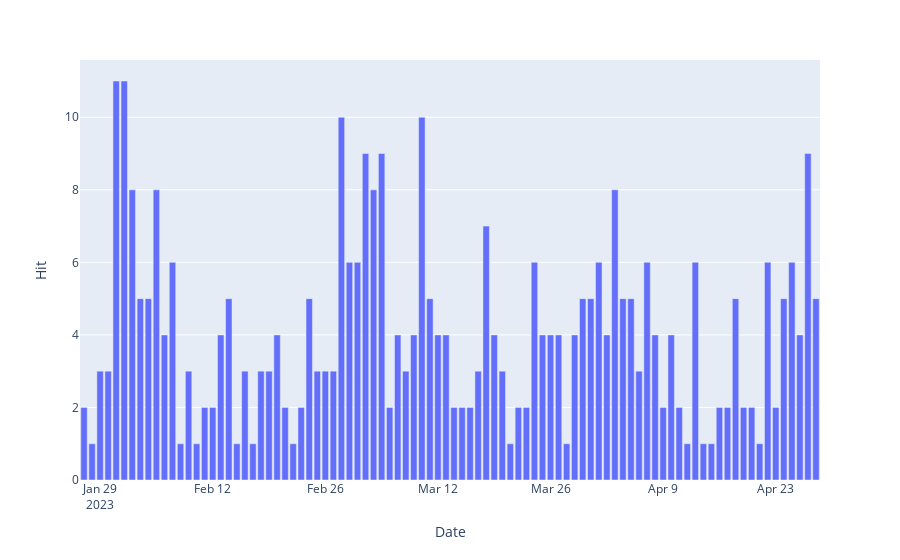

Source (notebook cell):
### Markdown cell above
## 2. Result

### Code cell
fig = px.bar(NatSq_hits, x='Date', y='Hit')
fig.show()
